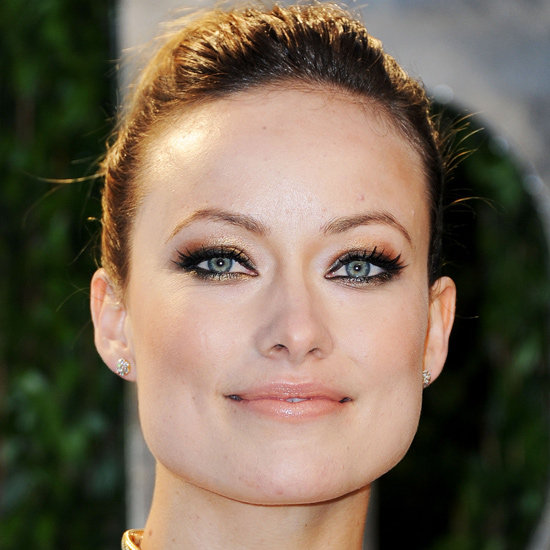
#> input picture FYP/face1.jpg, 550 x 550 px, given in place of the camera
$ python cam.py   (older library calls are emulated)
#> lines starting #> are read from the running program, lines starting #| are printed output that depends on the picture
import cv2
import argparse
import datetime
import time
import imutils

#Define classifier
haar = cv2.CascadeClassifier("/home/pi/opencv-3.2.0/data/haarcascades/haarcascade_frontalface_alt.xml");

def detect_faces(haar, I, scaleFactor = 1.1):
	G = cv2.cvtColor(I, cv2.COLOR_BGR2GRAY)
	faces = haar.detectMultiScale(G, scaleFactor = scaleFactor, minNeighbors = 5)

	for (x, y, w, h) in faces:
		cv2.rectangle(I, (x, y), (x+w, y+h), (255, 0, 0), 2)
		cv2.putText(I, "Face", (x, y), cv2.FONT_HERSHEY_PLAIN, 1.5, (255, 0, 0), 2)

	return I

#Argument parser
ap = argparse.ArgumentParser()
ap.add_argument("-a", "--min-area", type = int, default = 700, help = "minimum area size")
args = vars(ap.parse_args())

#Read from webcam
camera = cv2.VideoCapture(0)

#Initialize first frame
first = None

while True:
	(grabbed, I) = camera.read()
#> I is the input picture: shape (550, 550, 3); mean B, G, R 85.7, 103.7, 118.7
	text = "No motion detected"

	#If can't get frame
	if not grabbed:
		break

	G = cv2.cvtColor(I, cv2.COLOR_BGR2GRAY)
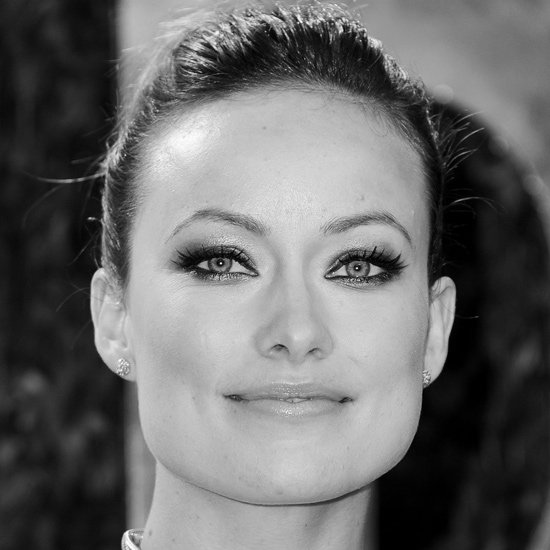
#> G: shape (550, 550); min 0, max 254, mean 106.1
	G = cv2.GaussianBlur(G, (21, 21), 0)
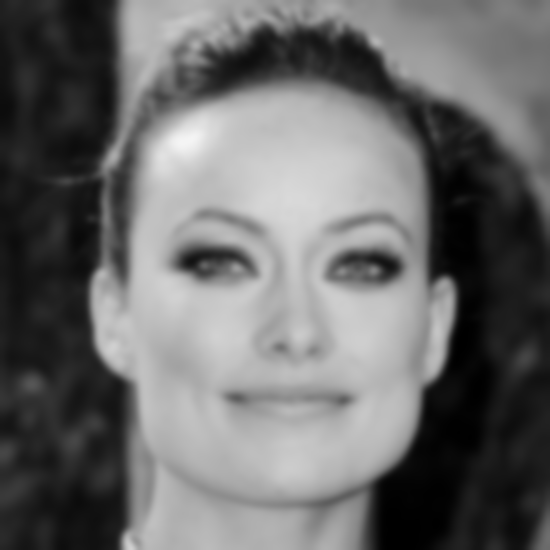
#> G: shape (550, 550); min 0, max 244, mean 106.1

	#If no first frame, use G as first
	if first is None:
		first = G
		continue

	#Get difference btwn current frame & first frame
	Idelta = cv2.absdiff(first, G)
	thresh = cv2.threshold(Idelta, 25, 255, cv2.THRESH_BINARY)[1]

	#Dilate to fill holes, then find contours
	thresh = cv2.dilate(thresh, None, iterations = 2)
	(_, cnts, _) = cv2.findContours(thresh.copy(), cv2.RETR_EXTERNAL, cv2.CHAIN_APPROX_SIMPLE)

	for c in cnts:
		#Ignore contours that are too small
		if cv2.contourArea(c) < args["min_area"]:
			continue

		#Boundary for box
		(x, y, w, h) = cv2.boundingRect(c)
		cv2.rectangle(I, (x, y), (x+w, y+h), (0, 255, 0), 2)
		text = "Motion Detected"

	#Detect faces
	faces = detect_faces(haar, I)

	cv2.putText(I, "Status: {}".format(text), (10, 20), cv2.FONT_HERSHEY_SIMPLEX, 0.5, (0, 0, 255), 2)
	cv2.putText(I, datetime.datetime.now().strftime("%A %d %B %Y %I:%M:%S%p"), (10, I.shape[0] - 10), cv2.FONT_HERSHEY_SIMPLEX, 0.35, (0, 0, 255), 1)

	#Show image
	cv2.imshow("Security Feed", I)
	key = cv2.waitKey(1)

	if key == ord("q"):
		break

camera.release()
cv2.destroyAllWindows()

$ run again, on FYP/group.jpg
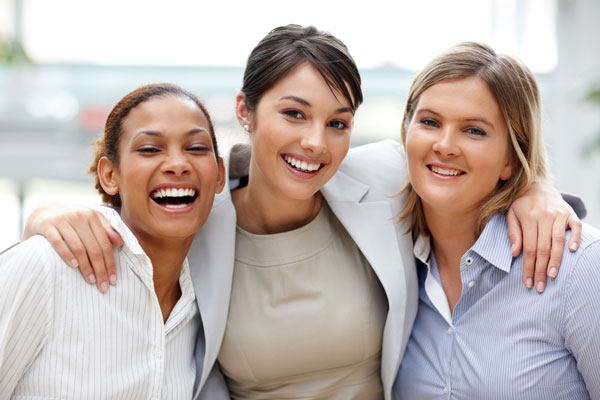
#> input picture FYP/group.jpg, 600 x 400 px, given in place of the camera
#> I is the input picture: shape (400, 600, 3); mean B, G, R 173.4, 178.1, 191.1
#> `G = cv2.cvtColor(I, cv2.COLOR_BGR2GRAY)`:
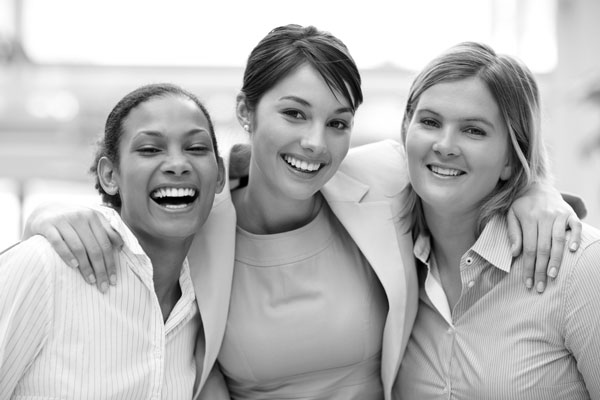
#> G: shape (400, 600); min 0, max 255, mean 181.4
#> `G = cv2.GaussianBlur(G, (21, 21), 0)`:
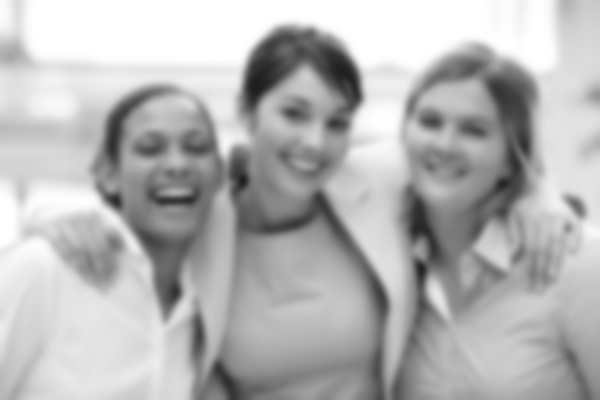
#> G: shape (400, 600); min 30, max 255, mean 181.4
